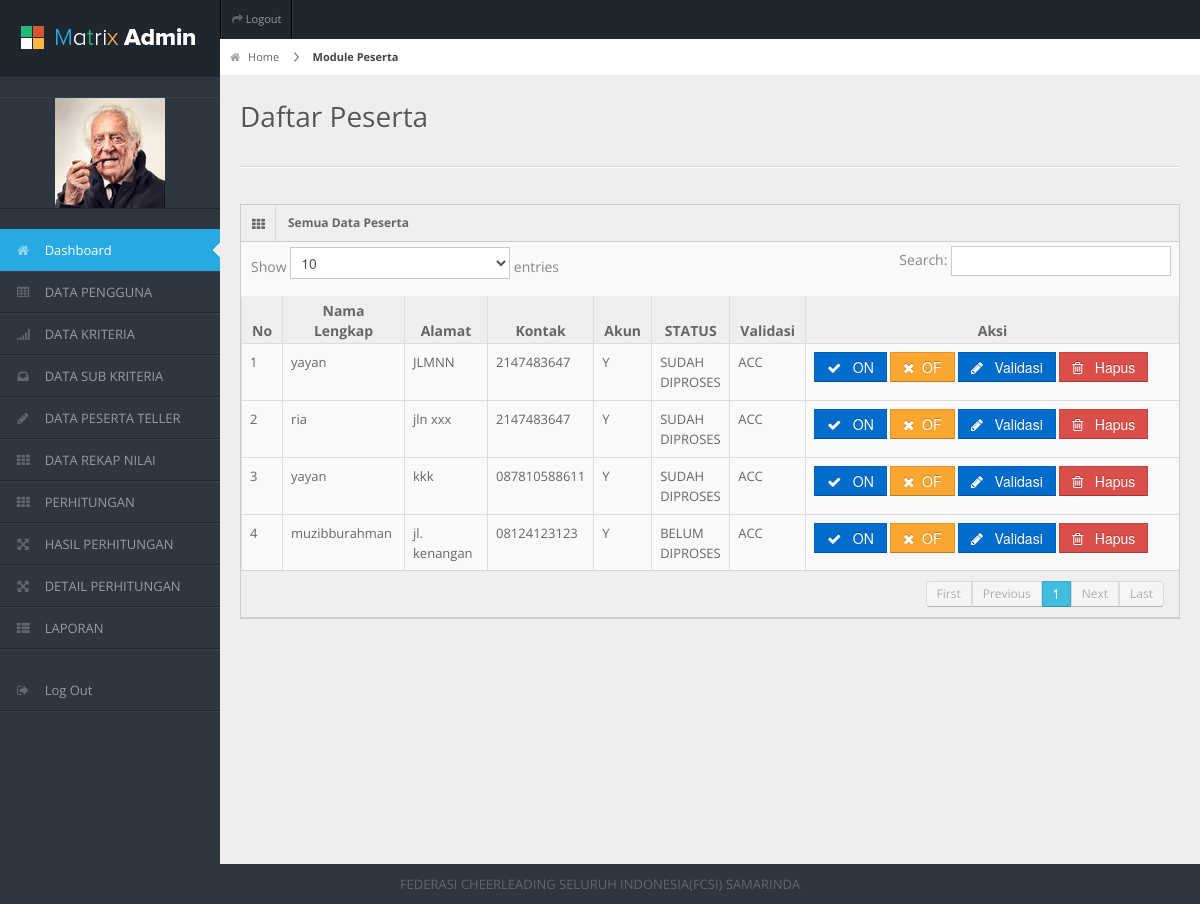
The page /spksdm/frame.php?load=member (signed in) on the database its author committed.
### tables this page shows
CREATE TABLE `peserta` (
  `id_calon` varchar(50) NOT NULL,
  `username` varchar(30) NOT NULL,
  `pass` varchar(20) NOT NULL,
  `foto` varchar(1000) NOT NULL,
  `cv` varchar(1000) DEFAULT '',
  `blm_nikah` varchar(1000) DEFAULT '',
  `ijazah` varchar(1000) DEFAULT '',
  `transkrip` varchar(1000) DEFAULT '',
  `buktip` varchar(1000) DEFAULT '',
  `skck` varchar(1000) DEFAULT '',
  `suratkesehatan` varchar(1000) DEFAULT '',
  `ktp` varchar(1000) DEFAULT '',
  `aktif` varchar(1) NOT NULL,
  `status` varchar(30) NOT NULL,
  `validasi` varchar(20) NOT NULL,
  `validasi1` varchar(30) NOT NULL,
  `nama` varchar(100) NOT NULL,
  `no_hp` varchar(20) NOT NULL,
  `email` varchar(50) NOT NULL,
  `alamat` varchar(50) NOT NULL,
  `tgl_input` varchar(30) NOT NULL DEFAULT '',
  `tgl_lhr` varchar(50) DEFAULT '',
  `tempat_lhr` varchar(100) DEFAULT '',
  `jenkel` varchar(20) DEFAULT '',
  `jpendidikan` varchar(30) DEFAULT '',
  `usia` varchar(30) DEFAULT '',
  `pengalaman` varchar(30) DEFAULT '',
  `nilaites` double DEFAULT NULL,
  `wawancara` varchar(30) DEFAULT '',
  `kesehatan` varchar(50) DEFAULT '',
  `n1` double DEFAULT NULL,
  `n2` double DEFAULT NULL,
  `n3` double DEFAULT NULL,
  `n4` double DEFAULT NULL,
  PRIMARY KEY (`id_calon`)
);

### spksdm/data/member/view.php (the view, shortened to what this page needs)
<div id="content-header">
   <div id="breadcrumb"> <a href="?load=dashboard" title="Go to Home" class="tip-bottom"><i class="icon-home"></i> Home</a> <a href="?load=member" class="current">Module Peserta</a> </div>
   <h1>Daftar Peserta</h1>
 </div>
 <div class="container-fluid">
   <hr>
   <div class="row-fluid">
     <div class="span12">
       <div class="widget-box">
         <div class="widget-title"> <span class="icon"><i class="icon-th"></i></span>
           <h5>Semua Data Peserta</h5>
         </div>
	   <div style="overflow-x:auto;">
         <div class="widget-content nopadding">
           <table class="table table-bordered data-table">
             <thead>
               <tr>
                 <th width="2%">No</th>
                 <th>Nama Lengkap</th>
			  <th>Alamat</th>
                 <th th width="2%">Kontak</th>
			   <th width="2%">Akun</th>
			  <th width="2%">STATUS</th>
                 <th width="2%">Validasi</th>
                 <th width="40%">Aksi</th>
               </tr>
             </thead>
             <tbody>
              <?php
		   $SQL=mysqli_query($koneksi,"SELECT * FROM peserta ORDER BY id_calon ASC");
		   $no=1;
		   while($_data=mysqli_fetch_array($SQL)){
			   echo"
			  <tr class='$class'>
                 <td>$no</td>
			  <td>$_data[nama]</td>
			  <td>$_data[alamat]</td>
			  <td>$_data[no_hp]</td>
			   <td>$_data[aktif]</td>
			   <td>$_data[status]</td>
			   <td>$_data[validasi1]</td>
                 <td class='center'>
<a href='$loadModule?load=member&action=aktif&id=$_data[id_calon]'><button class='btn btn-primary'> <i class='icon-ok'></i> &nbsp; ON</button></a>
 <a href='$loadModule?load=member&action=tidak&id=$_data[id_calon]'><button class='btn btn-warning'> <i class='icon-remove'></i> &nbsp;OF</button></a>
          <a href='?load=member&action=edit&id=$_data[id_calon]'><button class='btn btn-primary'> <i class='icon-pencil'></i> &nbsp; Validasi</button></a>
				 <a href='$loadModule?load=member&action=hapusData&id=$_data[id_calon]'><button class='btn btn-danger'><i class='icon-trash'></i> &nbsp; Hapus</button></a>
          </td>
               </tr>
			   ";
			  $no++; }
		   ?>
             </tbody>
           </table>
         </div>
	  </div>
       </div>
     </div>
   </div>
 </div>

### spksdm/css/matrix-style.css (style rules this page uses)
* { outline:none !important; -moz-outline: none !important; }
html, body { height:100% }
body { overflow-x: hidden; margin-top: -10px; font-family: 'Open Sans', sans-serif; font-size:13px; color:#666; }
a { color:#666; }
select, textarea, input[type="text"], input[type="password"], input[type="datetime"], input[type="datetime-local"], input[type="date"], input[type="month"], input[type="time"], input[type="week"], input[type="number"], input[type="email"], input[type="url"], input[type="search"], input[type="tel"], input[type="color"], .uneditable-input, .label, .dropdown-menu, .btn, .well, .progress, .table-bordered, .btn-group > .btn:first-child, .btn-group > .btn:last-child, .btn-group > .btn:last-child, .btn-group > .dropdown-toggle, .alert { border-radius:0px; }
.btn, textarea, input[type="text"], input[type="password"], input[type="datetime"], input[type="datetime-local"], input[type="date"], input[type="month"], input[type="time"], input[type="week"], input[type="number"], input[type="email"], input[type="url"], input[type="search"], input[type="tel"], input[type="color"], .uneditable-input { box-shadow:none; }
.progress, .progress-success .bar, .progress .bar-success, .progress-warning .bar, .progress .bar-warning, .progress-danger .bar, .progress .bar-danger, .progress-info .bar, .progress .bar-info, .btn, .btn-primary { background-image:none; }
hr { border-top-color:#dadada; }
#content-header { position: abslute; width: 100%; margin-top: -38px; z-index: 20; }
#content-header h1 { color: #555555; font-size: 28px; font-weight: normal; float: none; text-shadow: 0 1px 0 #ffffff; margin-left: 20px; position: relative; }
#content-header h1, #content-header .btn-group { margin-top: 20px; }
#breadcrumb { background-color: #fff; border-bottom: 1px solid #e3ebed; }
#breadcrumb a { padding: 8px 20px 8px 10px; display: inline-block; background-image: url('../img/breadcrumb.png'); background-position: center right; background-repeat: no-repeat; font-size: 11px; color: #666666; }
#breadcrumb a:last-child { background-image:none; }
#breadcrumb a.current { font-weight: bold; color: #444444; }
#breadcrumb a i { margin-right: 5px; opacity: .6; }
.stat-boxes .peity_bar_good, .stat-boxes .peity_line_good, { color: #459D1C; }
.widget-box { background: none repeat scroll 0 0 #F9F9F9; border-left: 1px solid #CDCDCD; border-top: 1px solid #CDCDCD; border-right: 1px solid #CDCDCD; clear: both; margin-top: 16px; margin-bottom: 16px; position: relative; }
.widget-title, .modal-header, .table th, div.dataTables_wrapper .ui-widget-header { background:#efefef; border-bottom: 1px solid #CDCDCD; height: 36px; }
.widget-title span.icon { padding: 9px 10px 7px 11px; float: left; border-right:1px solid #dadada; }
.widget-title h5 { color: #666; float: left; font-size: 12px; font-weight: bold; padding: 12px; line-height: 12px; margin: 0; }
.widget-content { padding:15px; border-bottom: 1px solid #cdcdcd; }
.table th { height: auto; font-size: 14px; padding: 5px 10px 2px; border-bottom: 0; text-align: center; color: #666666; }
.nopadding { padding: 0 !important; }
.nopadding .table { margin-bottom: 0; }
.nopadding .table-bordered { border: 0; }

### spksdm/css/matrix-media.css (style rules this page uses)
body { background:#2E363F; }

### rows shown on the page
peserta: nama "yayan", alamat "JLMNN", no_hp "2147483647", aktif "Y", status "SUDAH DIPROSES", validasi1 "ACC"
peserta: nama "ria", alamat "jln xxx", no_hp "2147483647", aktif "Y", status "SUDAH DIPROSES", validasi1 "ACC"
peserta: nama "yayan", alamat "kkk", no_hp "087810588611", aktif "Y", status "SUDAH DIPROSES", validasi1 "ACC"
peserta: nama "muzibburahman", alamat "jl. kenangan", no_hp "08124123123", aktif "Y", status "BELUM DIPROSES", validasi1 "ACC"
